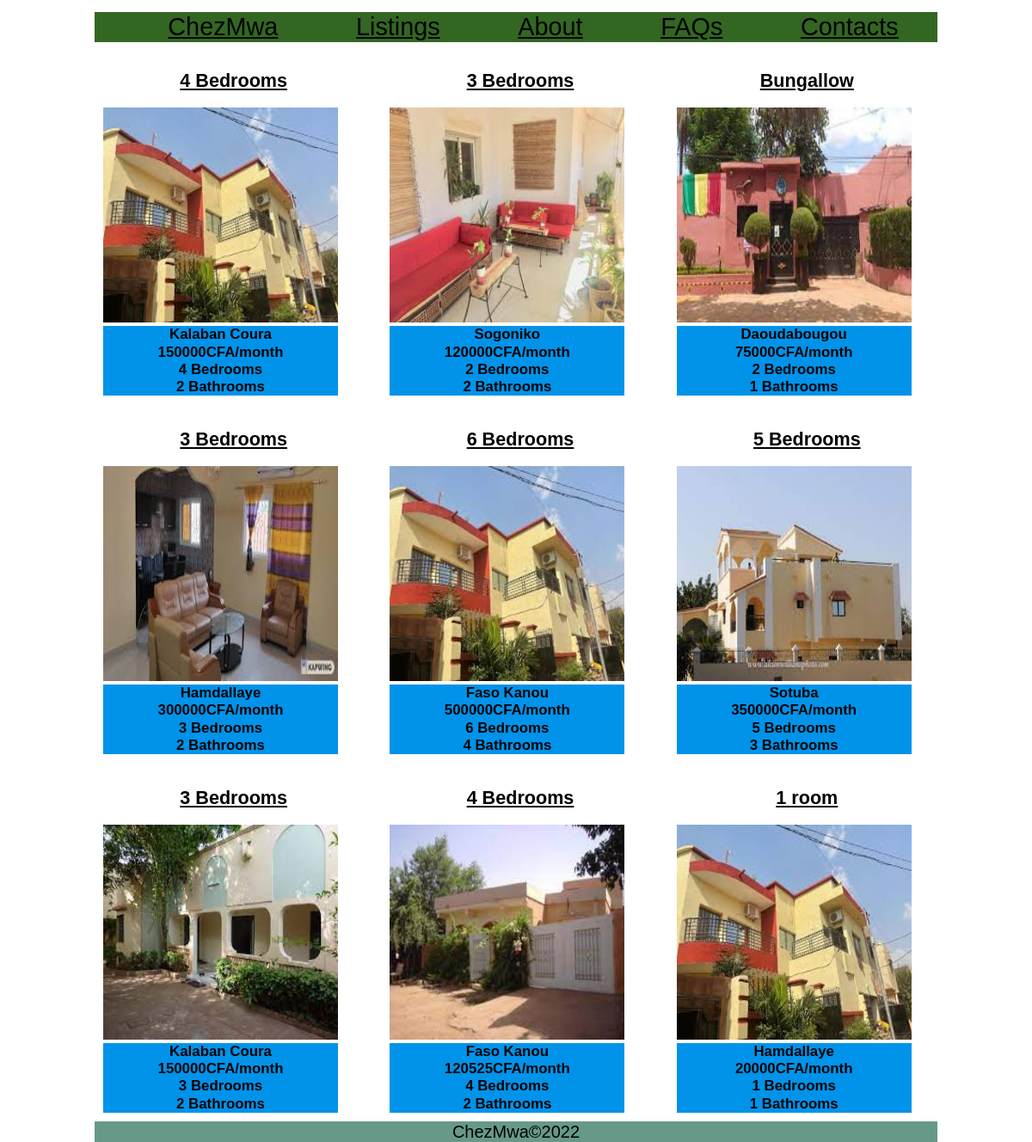
Page /listings/listings on the committed database.
### pages/models.py (models this page shows, shortened)
class Listing(models.Model):
    title = models.CharField(max_length=200)
    state = models.ForeignKey(State, on_delete=models.DO_NOTHING)
    neighborhood = models.ForeignKey(Neighborhood, on_delete=models.CASCADE)
    bedrooms = models.IntegerField()
    bathrooms = models.IntegerField()
    garages = models.IntegerField()
    price = models.IntegerField()
    is_highstanding = models.BooleanField(default=False)
    type = models.TextField()
    description = models.TextField()
    photo_main = models.ImageField(upload_to='photos/%Y/%m/%d/')
    photo_1 = models.ImageField(upload_to='photos/%Y/%m/%d/', blank=True)
    photo_2 = models.ImageField(upload_to='photos/%Y/%m/%d/', blank=True)
    photo_3 = models.ImageField(upload_to='photos/%Y/%m/%d/', blank=True)
    photo_4 = models.ImageField(upload_to='photos/%Y/%m/%d/', blank=True)
    photo_5 = models.ImageField(upload_to='photos/%Y/%m/%d/', blank=True)
    photo_6 = models.ImageField(upload_to='photos/%Y/%m/%d/', blank=True)
    realtor = models.ForeignKey(Realtor, on_delete=models.CASCADE)
    list_date = models.DateTimeField(auto_now_add=True)
    modified_date = models.DateTimeField(auto_now=True)

class Neighborhood(models.Model):
    neighborhood_name = models.CharField(max_length=200)
    neighborhood_state = models.ForeignKey(State, on_delete=models.CASCADE)
    neighborhood_image = models.ImageField(upload_to='neighborhood_image', blank=True, default='house.jpg')
    def __str__(self):
        return str(self.neighborhood_name)

### listings/views.py (the view)
# urls.py: path('listings/', include('listings.urls')),
def listings(request):
    listings = Listing.objects.order_by('-list_date')
    neighborhood_list = request.GET.get('neighborhood_list')
    if neighborhood_list != '' and neighborhood_list is not None:
        listings = listings.filter(neighborhood__neighborhood_name__exact=neighborhood_list)
    paginator = Paginator(listings, 9)
    page = request.GET.get('page')
    paged_listings = paginator.get_page(page)
    context = {
        'listings': paged_listings,
    }
    return render(request, 'listings/listings.html', context)

### templates/listings/listings.html
{% extends 'base.html' %}
{% load static %}
{% block content%}
<link rel="stylesheet" href="{% static 'css/listings.css' %}">
<section class="listings">
  {% for post in listings %}
  <div class="listing_card">
    <a href="{% url 'listing' post.id %}">
      <h2>{{ post.title }}</h2>
      <img src="{{ post.photo_main.url }}">
    </a>
    <div class="card_details">
      <h3>{{ post.neighborhood }}</h3>
      <h3>{{ post.price }}CFA/month</h3>
      <h3>{{ post.bedrooms }} Bedrooms</h3>
      <h3>{{ post.bathrooms }} Bathrooms</h3>
    </div>
  </div>
  {% endfor %}
</section>
{% endblock %}

### chezmwa/static/css/style.css (style rules this page uses)
body { width: 90%; max-width: 980px; margin: 0 auto; font: .9em/1.2 Arial, Helvetica, sans-serif; }
h1, h2, h3, p { text-align: center; }
h3 { margin: 0; }
.listing_card { margin-left: 10px; }
.card_details { width: 90%; margin-top: 0; background-color: #0093E9; }
img { max-width: 90%; height: 250px; }
a:link, a:visited { color: black; }

### chezmwa/static/css/listings.css (style rules this page uses)
.listings { display: grid; grid-template-columns: 1fr 1fr 1fr; gap: 20px; }

### rows in the picture
Listing: title "4 Bedrooms", photo_main (picture), neighborhood "Kalaban Coura", price "150000", bedrooms "4", bathrooms "2"
Listing: title "3 Bedrooms", photo_main (picture), neighborhood "Sogoniko", price "120000", bedrooms "2", bathrooms "2"
Listing: title "Bungallow", photo_main (picture), neighborhood "Daoudabougou", price "75000", bedrooms "2", bathrooms "1"
Listing: title "3 Bedrooms", photo_main (picture), neighborhood "Hamdallaye", price "300000", bedrooms "3", bathrooms "2"
Listing: title "6 Bedrooms", photo_main (picture), neighborhood "Faso Kanou", price "500000", bedrooms "6", bathrooms "4"
Listing: title "5 Bedrooms", photo_main (picture), neighborhood "Sotuba", price "350000", bedrooms "5", bathrooms "3"
Listing: title "3 Bedrooms", photo_main (picture), neighborhood "Kalaban Coura", price "150000", bedrooms "3", bathrooms "2"
Listing: title "4 Bedrooms", photo_main (picture), neighborhood "Faso Kanou", price "120525", bedrooms "4", bathrooms "2"
Listing: title "1 room", photo_main (picture), neighborhood "Hamdallaye", price "20000", bedrooms "1", bathrooms "1"
